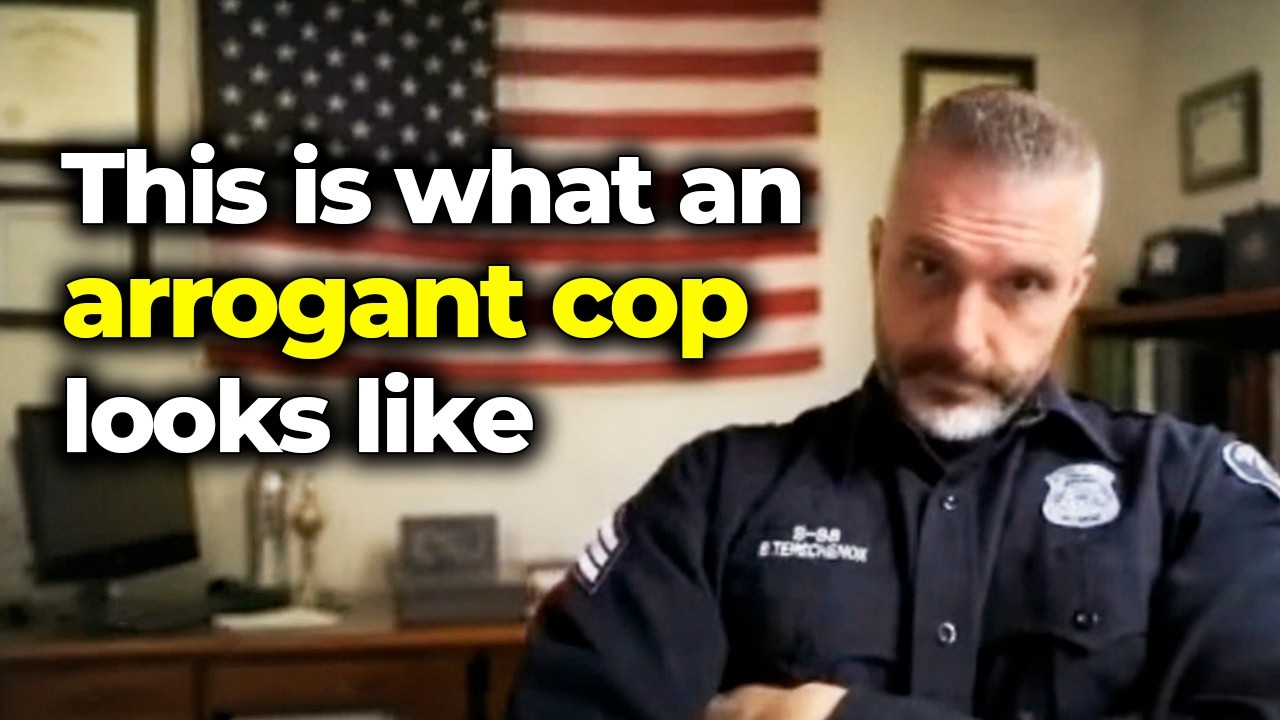
#> input picture scripts/._eval_tmp.png, 1280 x 720 px
$ python -i verify_set.py   (imports and definitions only)
#> lines starting #> are read from the running program, lines starting #| are printed output that depends on the picture
"""Check a folder of finished thumbnails against every rule Nathan has given.

Each check is a rule he stated, with the measurement that decides it. A check
that cannot fail is not a check, so every threshold here is calibrated against
either the shipped Thompson reference or a build he rejected.

    python scripts/verify_set.py --dir READY-TO-POST/Q3SET --check all
"""
from __future__ import annotations

import argparse
import sys
from pathlib import Path

import numpy as np
import scipy.ndimage as nd
from PIL import Image

sys.path.insert(0, str(Path(__file__).resolve().parent))

# All calibrated against 1_LONGFORM_thumbnail.jpg (the shipped Thompson) except
# where noted.
LUMA_TARGET = 122.0     # Thompson 124.9, the CARTHIEF build Nathan liked 118.6
LUMA_TOL = 12.0         # he rejected 147.1 and 155.9 as "really brifht"
CHROMA_MAX = 6.5        # Thompson 3.29; the build he called blocky measured 8.13
ARROW_MIN = 1500        # Thompson 3,904 px
ARROW_MAX = 6000
BYST_CLEAR = 0.12       # below this a bystander head is clear of her
BYST_HIDDEN = 0.88      # above this it is fully behind her; between = peeking


# [6 lines left out: function alpha_of, not called in this run]


def arrow_mask(a: np.ndarray) -> np.ndarray:
    r, g, b = a[:, :, 0], a[:, :, 1], a[:, :, 2]
    return (r > 170) & (g < 45) & (b < 45)


# [30 lines left out: functions type_mask, flat_chroma, not called in this run]


def faces(img: Image.Image):
    import cv2
    cc = cv2.CascadeClassifier(cv2.data.haarcascades
                               + "haarcascade_frontalface_alt2.xml")
    g = cv2.equalizeHist(cv2.cvtColor(np.asarray(img.convert("RGB")),
                                      cv2.COLOR_RGB2GRAY))
    return [tuple(int(v) for v in f)
            for f in cc.detectMultiScale(g, 1.08, 5, minSize=(70, 70))]


# [191 lines left out: functions check, main, not called in this run]


# [2 lines not run here, left out]

>>> from PIL import Image
>>> picture = Image.open('._eval_tmp.png')
#> picture is the input picture: PIL image 1280x720 RGB; mean R, G, B 104.1, 89.7, 71.8
>>> result = faces(picture)
#> in faces, `g = cv2.equalizeHist(cv2.cvtColor(np.asarray(img.convert("RGB")), cv2...`:
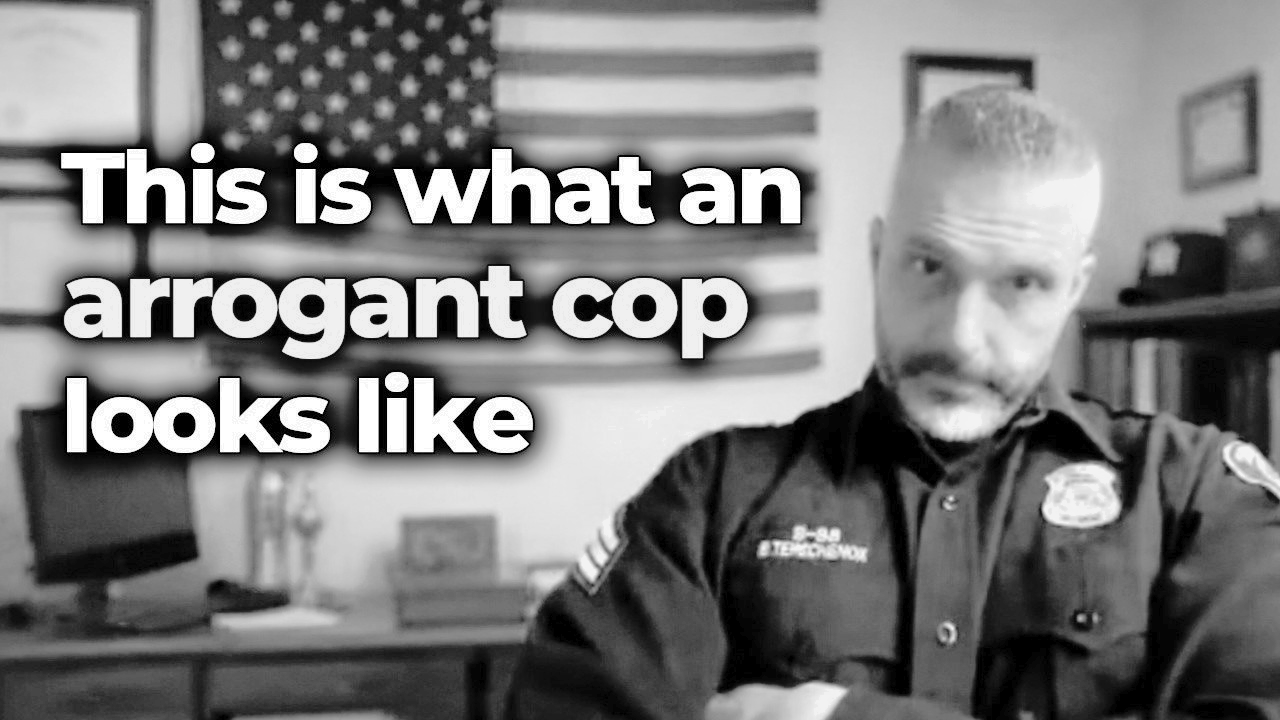
#> g: shape (720, 1280); min 0, max 255, mean 124.8
#> result = [(828, 174, 277, 277)]
